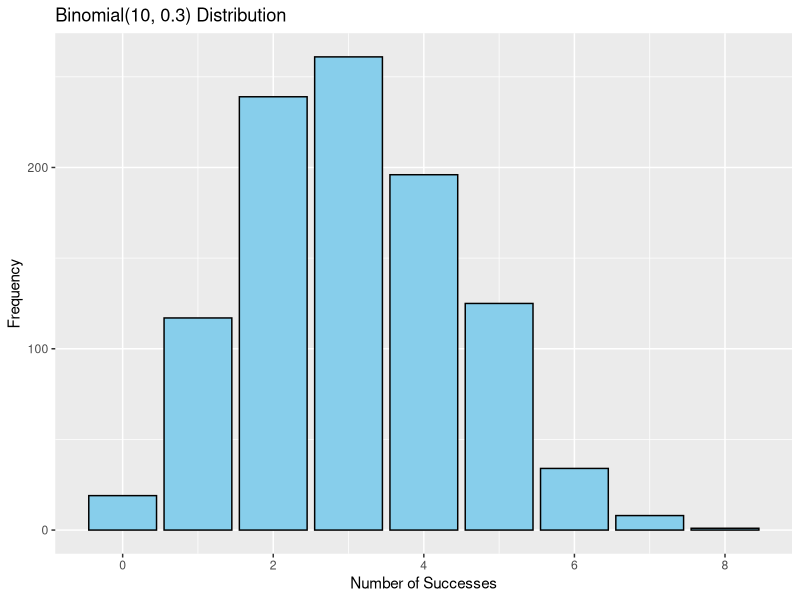
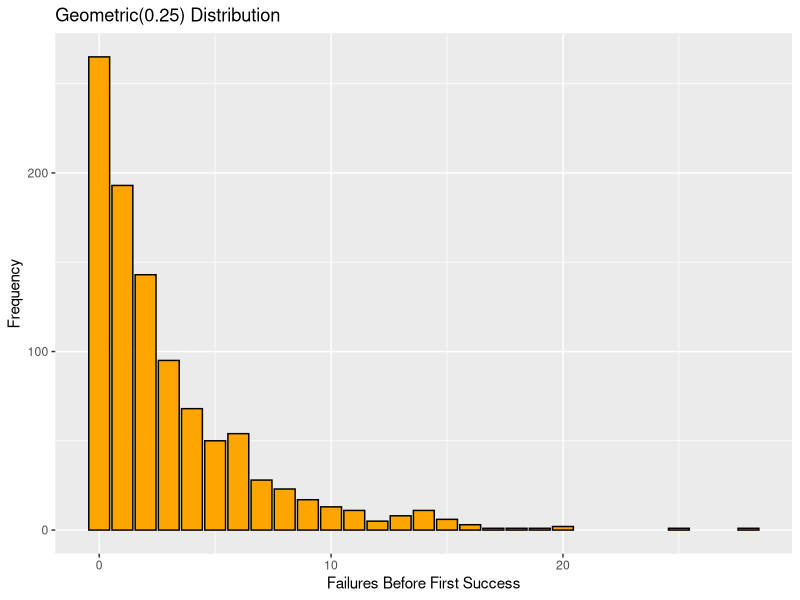
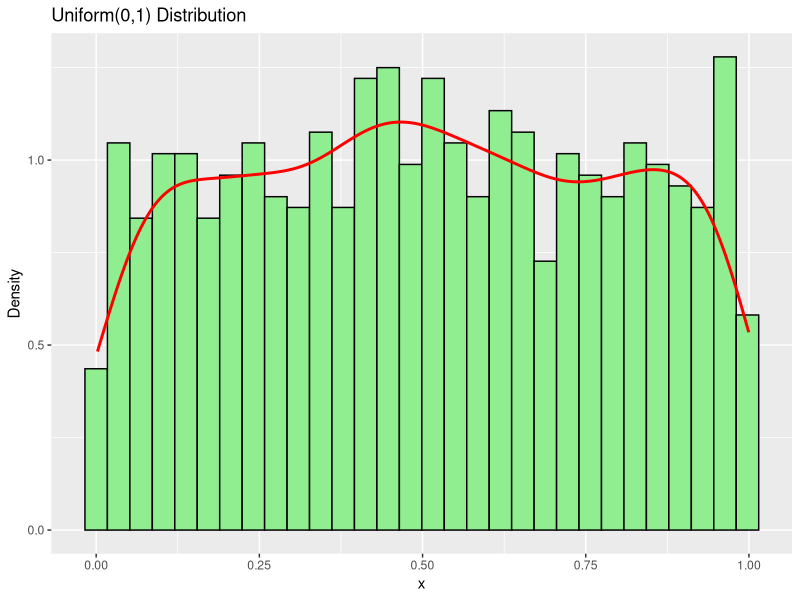
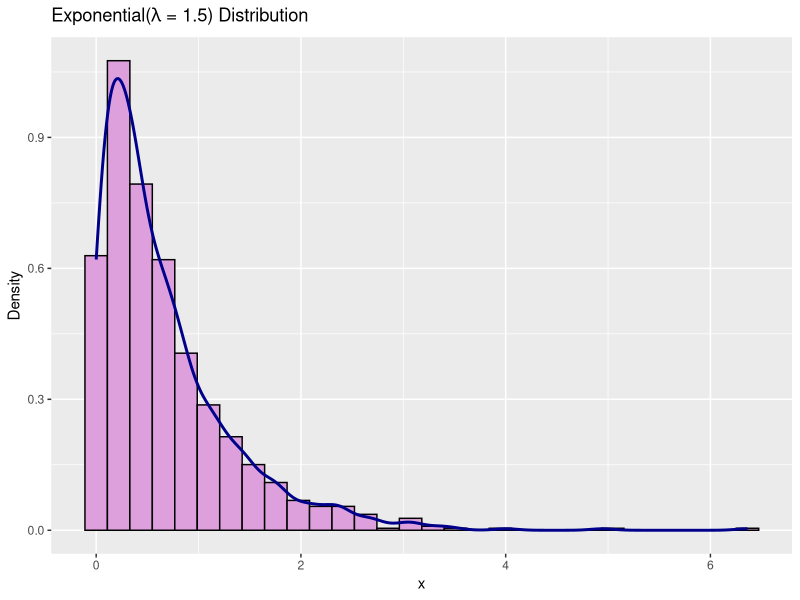

Recreate these plots in R, in order.
## ---- chunk 1
library(tidyverse)
library(knitr)

# -----------------------------
# 1. Binomial Distribution
# -----------------------------
binom_data <- tibble(x = rbinom(1000, size = 10, prob = 0.3))
binom_mean <- mean(binom_data$x)
binom_var <- var(binom_data$x)

ggplot(binom_data, aes(x = x)) +
  geom_bar(fill = "skyblue", color = "black") +
  labs(title = "Binomial(10, 0.3) Distribution",
       x = "Number of Successes", y = "Frequency")

cat("
Binomial Discussion:
- Models the number of successes in a fixed number of independent trials (n=10) with probability p=0.3.
- The distribution is roughly symmetric since p is moderate.
- Simulated mean and variance (", round(binom_mean, 2), ", ", round(binom_var, 2), ") are close to theoretical values (3, 2.1).
")

# -----------------------------
# 2. Geometric Distribution
# -----------------------------
geom_data <- tibble(x = rgeom(1000, prob = 0.25))
geom_mean <- mean(geom_data$x)
geom_var <- var(geom_data$x)

ggplot(geom_data, aes(x = x)) +
  geom_bar(fill = "orange", color = "black") +
  labs(title = "Geometric(0.25) Distribution",
       x = "Failures Before First Success", y = "Frequency")

cat("
Geometric Discussion:
- Models the number of failures before the first success; right-skewed.
- Theoretical mean = 3, variance = 12. 
- Simulated mean and variance (", round(geom_mean, 2), ", ", round(geom_var, 2), ") are close to theoretical.
")

# -----------------------------
# 3. Uniform Distribution
# -----------------------------
uniform_data <- tibble(x = runif(1000))
uniform_mean <- mean(uniform_data$x)
uniform_var <- var(uniform_data$x)

ggplot(uniform_data, aes(x = x)) +
  geom_histogram(aes(y = ..density..), bins = 30, fill = "lightgreen", color = "black") +
  geom_density(color = "red", size = 1) +
  labs(title = "Uniform(0,1) Distribution", x = "x", y = "Density")

cat("
Uniform Discussion:
- Continuous distribution; all values equally likely between 0 and 1.
- Flat and symmetric shape.
- Simulated mean and variance (", round(uniform_mean, 2), ", ", round(uniform_var, 4), ") match theoretical (0.5, 0.0833).
")

# -----------------------------
# 4. Exponential Distribution
# -----------------------------
exp_data <- tibble(x = rexp(1000, rate = 1.5))
exp_mean <- mean(exp_data$x)
exp_var <- var(exp_data$x)

ggplot(exp_data, aes(x = x)) +
  geom_histogram(aes(y = ..density..), bins = 30, fill = "plum", color = "black") +
  geom_density(color = "darkblue", size = 1) +
  labs(title = expression(paste("Exponential(", lambda, " = 1.5) Distribution")),
       x = "x", y = "Density")

cat("
Exponential Discussion:
- Continuous distribution modeling waiting times between events; right-skewed like geometric.
- Theoretical mean = 0.667, variance = 0.444.
- Simulated mean and variance (", round(exp_mean, 3), ", ", round(exp_var, 3), ") are close to theoretical.
")

# -----------------------------
# 5. Summary Table
# -----------------------------
summary_table <- tibble(
  Distribution = c("Binomial(10,0.3)", "Geometric(0.25)", "Uniform(0,1)", "Exponential(1.5)"),
  Simulated_Mean = c(binom_mean, geom_mean, uniform_mean, exp_mean),
  Simulated_Variance = c(binom_var, geom_var, uniform_var, exp_var),
  Theoretical_Mean = c(3, 3, 0.5, 1/1.5),
  Theoretical_Variance = c(2.1, 12, 1/12, 1/1.5^2)
)

kable(summary_table, digits = 4, caption = "Simulated vs Theoretical Summary")


